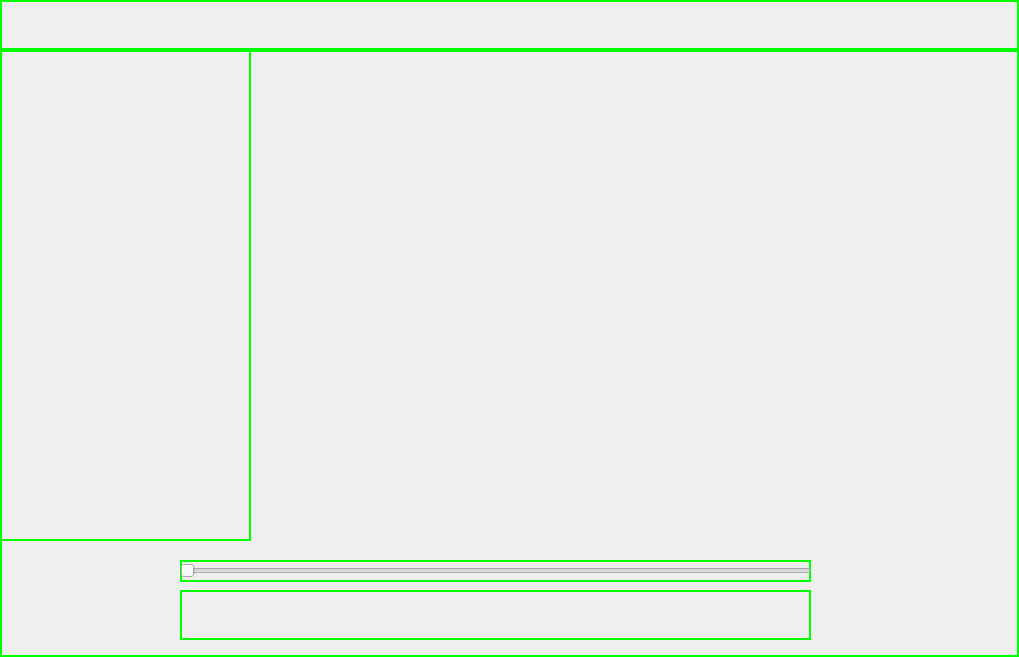
<?xml version="1.0" encoding="UTF-8"?>
<ui version="4.0">
 <class>Widget</class>
 <widget class="QWidget" name="Widget">
  <property name="geometry">
   <rect>
    <x>0</x>
    <y>0</y>
    <width>1019</width>
    <height>657</height>
   </rect>
  </property>
  <property name="windowTitle">
   <string>Widget</string>
  </property>
  <property name="styleSheet">
   <string notr="true">*{
border: 2px solid  rgb(0, 255, 0);
}
</string>
  </property>
  <layout class="QGridLayout" name="gridLayout">
   <property name="leftMargin">
    <number>0</number>
   </property>
   <property name="topMargin">
    <number>0</number>
   </property>
   <property name="rightMargin">
    <number>0</number>
   </property>
   <property name="bottomMargin">
    <number>0</number>
   </property>
   <property name="spacing">
    <number>0</number>
   </property>
   <item row="0" column="0">
    <widget class="TitleBar" name="titleBar" native="true">
     <property name="minimumSize">
      <size>
       <width>0</width>
       <height>50</height>
      </size>
     </property>
     <property name="maximumSize">
      <size>
       <width>16777215</width>
       <height>50</height>
      </size>
     </property>
    </widget>
   </item>
   <item row="1" column="0">
    <widget class="QWidget" name="body" native="true">
     <layout class="QGridLayout" name="gridLayout_2">
      <property name="leftMargin">
       <number>0</number>
      </property>
      <property name="topMargin">
       <number>0</number>
      </property>
      <property name="rightMargin">
       <number>0</number>
      </property>
      <property name="bottomMargin">
       <number>0</number>
      </property>
      <property name="spacing">
       <number>0</number>
      </property>
      <item row="0" column="0">
       <widget class="QWidget" name="videoWidget" native="true">
        <widget class="ControlBar" name="controlBar" native="true">
         <property name="geometry">
          <rect>
           <x>180</x>
           <y>540</y>
           <width>631</width>
           <height>50</height>
          </rect>
         </property>
         <property name="maximumSize">
          <size>
           <width>16777215</width>
           <height>50</height>
          </size>
         </property>
        </widget>
        <widget class="SliderVideo" name="slider_video">
         <property name="geometry">
          <rect>
           <x>180</x>
           <y>510</y>
           <width>631</width>
           <height>22</height>
          </rect>
         </property>
         <property name="orientation">
          <enum>Qt::Horizontal</enum>
         </property>
        </widget>
        <widget class="Sidebar" name="sidebar" native="true">
         <property name="geometry">
          <rect>
           <x>0</x>
           <y>0</y>
           <width>251</width>
           <height>491</height>
          </rect>
         </property>
        </widget>
       </widget>
      </item>
     </layout>
    </widget>
   </item>
  </layout>
 </widget>
 <customwidgets>
  <customwidget>
   <class>TitleBar</class>
   <extends>QWidget</extends>
   <header>titlebar.h</header>
   <container>1</container>
  </customwidget>
  <customwidget>
   <class>ControlBar</class>
   <extends>QWidget</extends>
   <header>controlbar.h</header>
   <container>1</container>
  </customwidget>
  <customwidget>
   <class>Sidebar</class>
   <extends>QWidget</extends>
   <header>sidebar.h</header>
   <container>1</container>
  </customwidget>
  <customwidget>
   <class>SliderVideo</class>
   <extends>QSlider</extends>
   <header>slidervideo.h</header>
  </customwidget>
 </customwidgets>
 <resources/>
 <connections/>
</ui>
